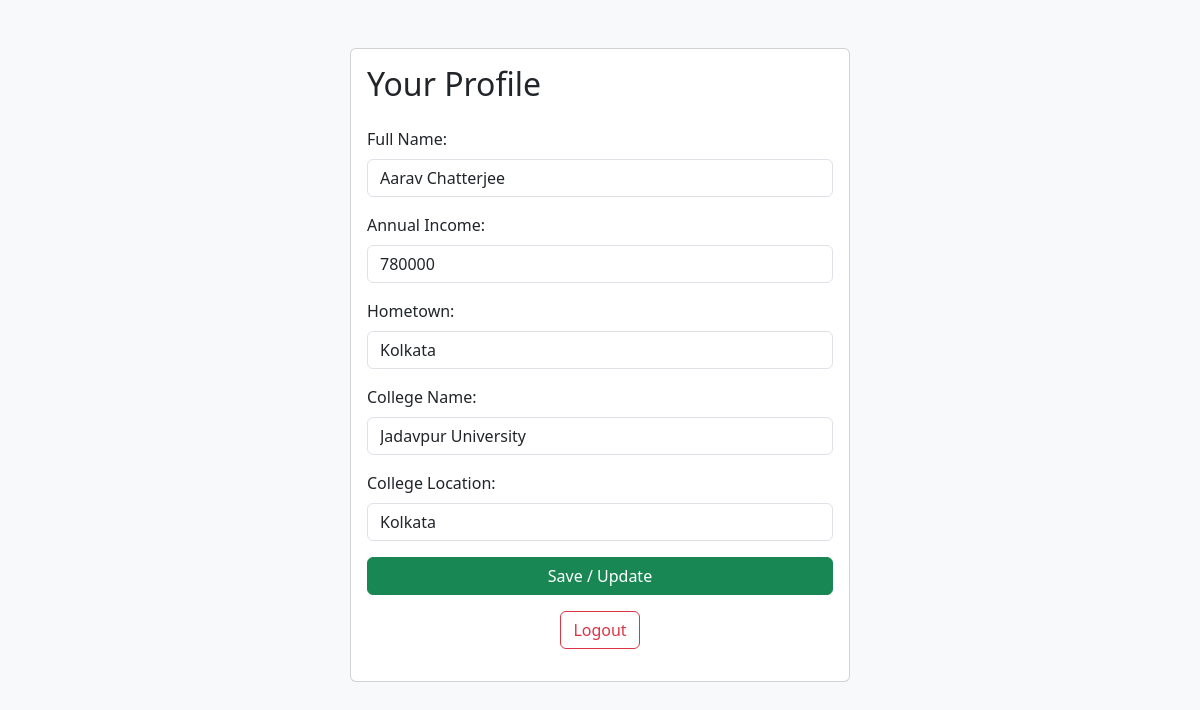
Screenshot of /profile (signed in) with the database file from the repository.
### tables this page shows
CREATE TABLE profiles (
            user_id INTEGER PRIMARY KEY,
            full_name TEXT,
            annual_income INTEGER,
            hometown TEXT,
            college_name TEXT,
            college_location TEXT,
            FOREIGN KEY(user_id) REFERENCES users(id)
        );

### app.py (the view, shortened to what this page needs)
@app.route('/profile', methods=['GET', 'POST'])
@login_required
def profile():
    conn = sqlite3.connect('database.db')
    c = conn.cursor()
    uid = get_user_id()
    c.execute("SELECT * FROM profiles WHERE user_id = ?", (uid,))
    profile = c.fetchone()
    conn.close()
    return render_template('profile.html', profile=profile)

### app.py (called while the page is built)
@login_manager.user_loader
def user_loader(username):
    conn = sqlite3.connect('database.db')
    c = conn.cursor()
    c.execute("SELECT * FROM users WHERE username = ?", (username,))
    user_data = c.fetchone()
    if not user_data:
        return None
    user = User()
    user.id = username
    user.role = user_data[3]
    return user

def get_user_id():
    conn = sqlite3.connect('database.db')
    c = conn.cursor()
    c.execute("SELECT id FROM users WHERE username = ?", (current_user.id,))
    res = c.fetchone()
    conn.close()
    return res[0] if res else None

### templates/profile.html (shortened to what this page needs)
<!DOCTYPE html>
<html>
<head>
  <link href="https://cdn.jsdelivr.net/npm/bootstrap@5.3.2/dist/css/bootstrap.min.css" rel="stylesheet">
</head>
<body class="bg-light">
<div class="container mt-5">
  <div class="card mx-auto" style="max-width: 500px;">
    <div class="card-body">
      <h2 class="card-title mb-4">Your Profile</h2>
      <form method="post">
        <div class="mb-3">
          <label class="form-label">Full Name:</label>
          <input name="full_name" class="form-control" value="{{ profile[1] if profile else '' }}" required>
        </div>
        <div class="mb-3">
          <label class="form-label">Annual Income:</label>
          <input name="annual_income" type="number" class="form-control" value="{{ profile[2] if profile else '' }}" required>
        </div>
        <div class="mb-3">
          <label class="form-label">Hometown:</label>
          <input name="hometown" class="form-control" value="{{ profile[3] if profile else '' }}" required>
        </div>
        <div class="mb-3">
          <label class="form-label">College Name:</label>
          <input name="college_name" class="form-control" value="{{ profile[4] if profile else '' }}" required>
        </div>
        <div class="mb-3">
          <label class="form-label">College Location:</label>
          <input name="college_location" class="form-control" value="{{ profile[5] if profile else '' }}" required>
        </div>
        <button type="submit" class="btn btn-success w-100">Save / Update</button>
      </form>
      <p class="mt-3 text-center">
        <a class="btn btn-outline-danger" href="{{ url_for('logout') }}">Logout</a>
      </p>
    </div>
  </div>
</div>
</body>
</html>

### rows the page displays
profiles: full_name "Aarav Chatterjee", annual_income "780000", hometown "Kolkata", college_name "Jadavpur University", college_location "Kolkata"
